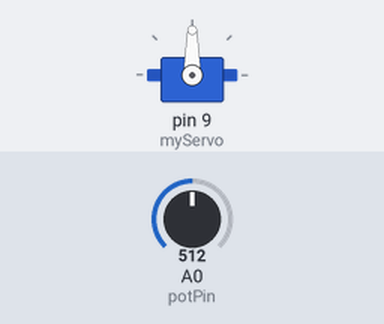
The sketch below on a simulated Arduino Uno, built with avr-gcc and run on an emulated ATmega328P. Parts: servo. Inputs (shaded band) come from the test bench; at power-on: A0 (potPin) = 512.

Above: at 1.2 s.
1.3 s: A0 (potPin) set to 716
At 1.8 s:
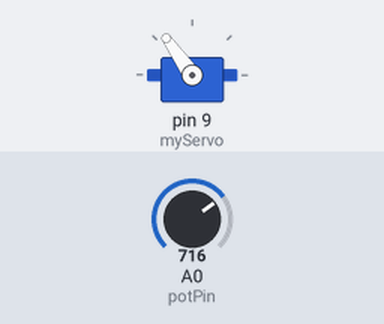
2.8 s: A0 (potPin) set to 900
At 3.8 s:
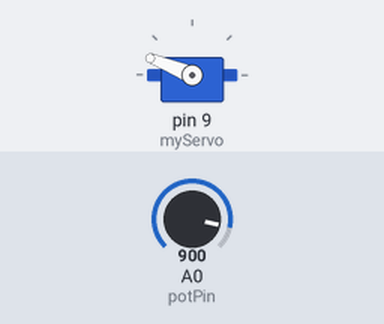
4.3 s: A0 (potPin) set to 1023
At 5.3 s:
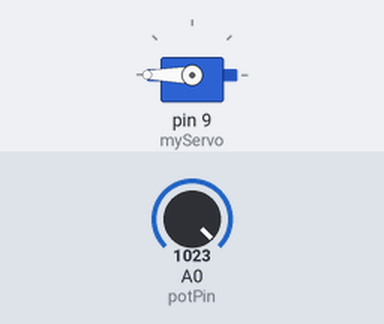
5.8 s: A0 (potPin) set to 306
At 6.1 s:
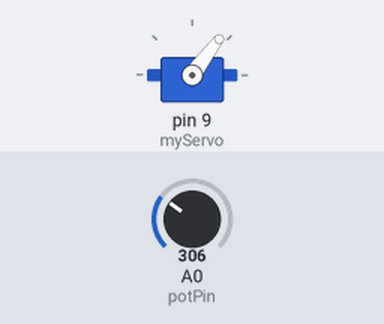
7.3 s: A0 (potPin) set to 122
At 7.6 s:
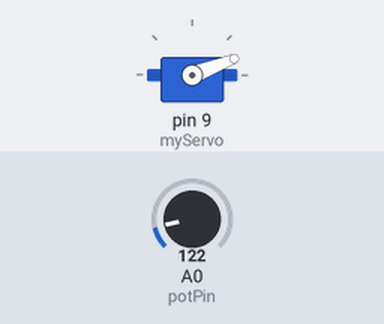
Timing chart, 0 to 9.8 s (numbered marks = the images above; inputs shaded):
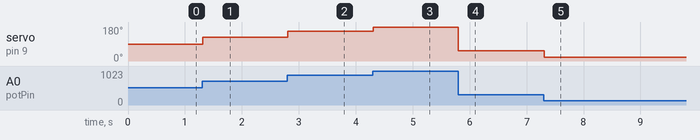

The sketch:

servomotor.ino
```cpp
#include <Servo.h>

Servo myServo;
int potPin = A0; // Pin del potenciómetro (opcional)
int val = 0;

void setup()
{
    myServo.attach(9); // Pin de señal del servo
}

void loop()
{
    val = analogRead(potPin);        // Lee el potenciómetro
    val = map(val, 0, 1023, 0, 180); // Mapea a grados
    myServo.write(val);              // Mueve el servo
    delay(15);
}
```

Measured:
- after the input at 1.3 s, servo on pin 9 (myServo): 90° → 125° at once
- after the input at 2.8 s, servo on pin 9 (myServo): 125° → 158° at once
- after the input at 4.3 s, servo on pin 9 (myServo): 158° → 180° at once
- after the input at 5.8 s, servo on pin 9 (myServo): 180° → 53° at once
- after the input at 7.3 s, servo on pin 9 (myServo): 53° → 21° at once
